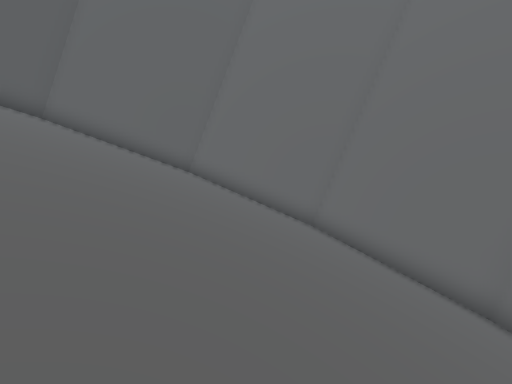
[1] (above)

12 first-person views from a walk through a 3-D level made in the Unity game engine. The camera is 1.4 m above the floor, tilts 6° down and sees 85° across. The floor is counted in squares, 1 m on a side. Each view is taken from the middle of a square. On the plan, view 1 faces up. The plan holds only what a view shows up to about 14 squares ahead; the rest is blank. The place goes on beyond the plan.

[2]
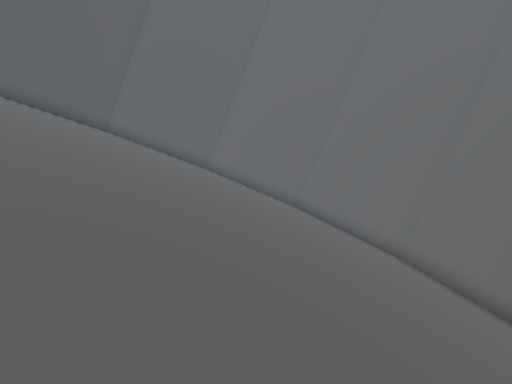

[3]
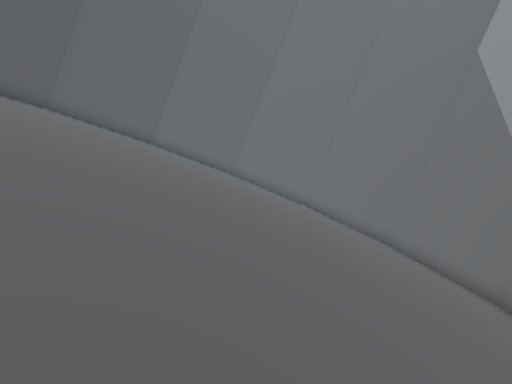

[4]
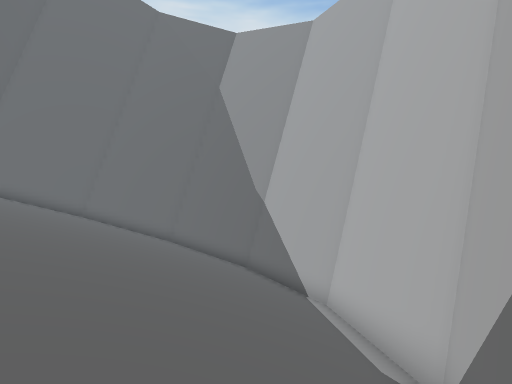

[5]
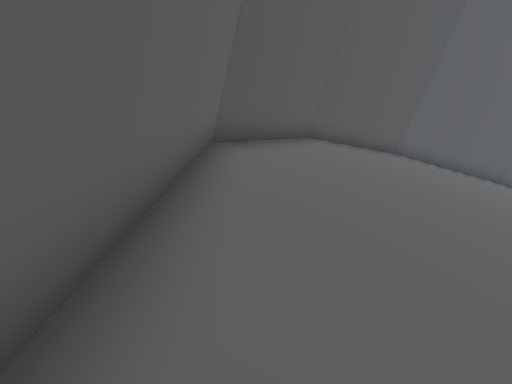

[6]
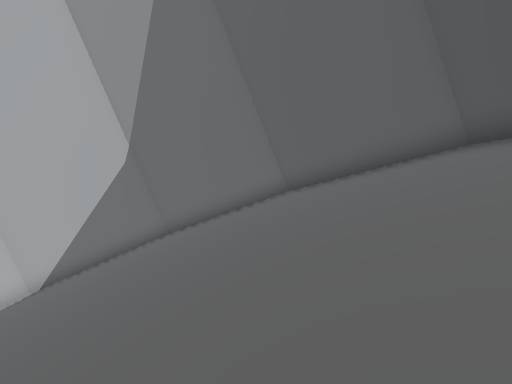

[7]
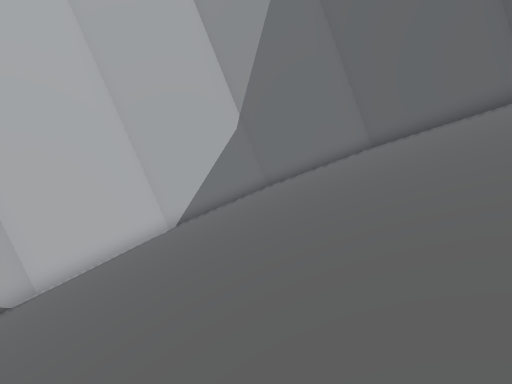

[8]
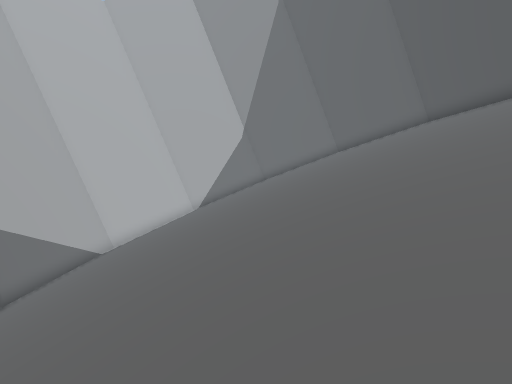

[9]
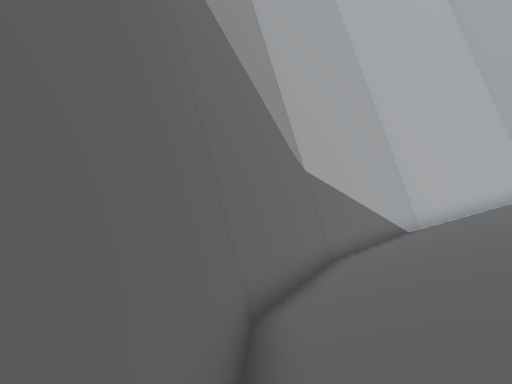

[10]
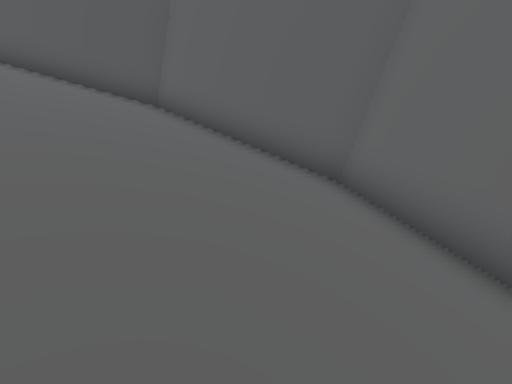

[11]
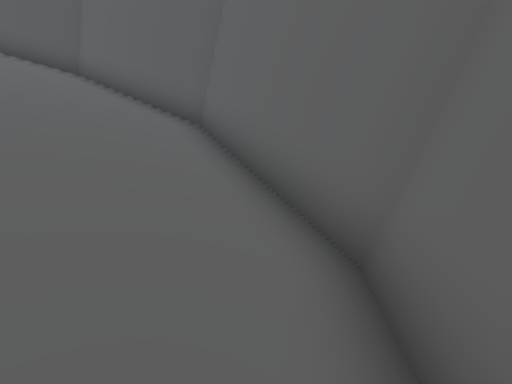

[12]
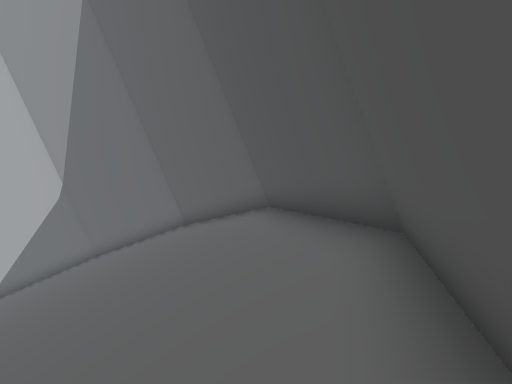

### Floor plan
Key: @ floor where view 1 was taken; # wall or solid block; / step, stairs or slope; = window, fence, low wall or low ledge.
Columns run from 11 left of view 1 to 7 right of it. Each row starts with its distance up from view 1.
 11        #####
 10     ####///####
  9    ##/////////##
  8   ##///////////##
  7  ##/////////////#
  6  #//////////////##
  5 ##///////////////#
  4 #////////////////##
  3 #////////////////##
  2 #/////////////////#
  1 #/////////////////#
  0 #//////////@/////=#
 -1 #////////////////##
 -2 ##///////////////##
 -3 ##///////////////#
 -4  #//////////////##
 -5  ##////////////##
 -6   ##///////////#
 -7    ##/////////##
 -8     ####//#####
 -9        ####

Positions as (right, up) in squares from view 1, and headings:
1: (0, 0), facing up
2: (0, -4), facing up
3: (-1, -7), facing up
4: (-2, -8), facing up-right
5: (-6, -7), facing up-left
6: (-6, 2), facing down
7: (-2, 5), facing down
8: (-2, 10), facing down
9: (2, 9), facing down-right
10: (0, 6), facing up-left
11: (3, 7), facing up-left
12: (-10, 4), facing down
